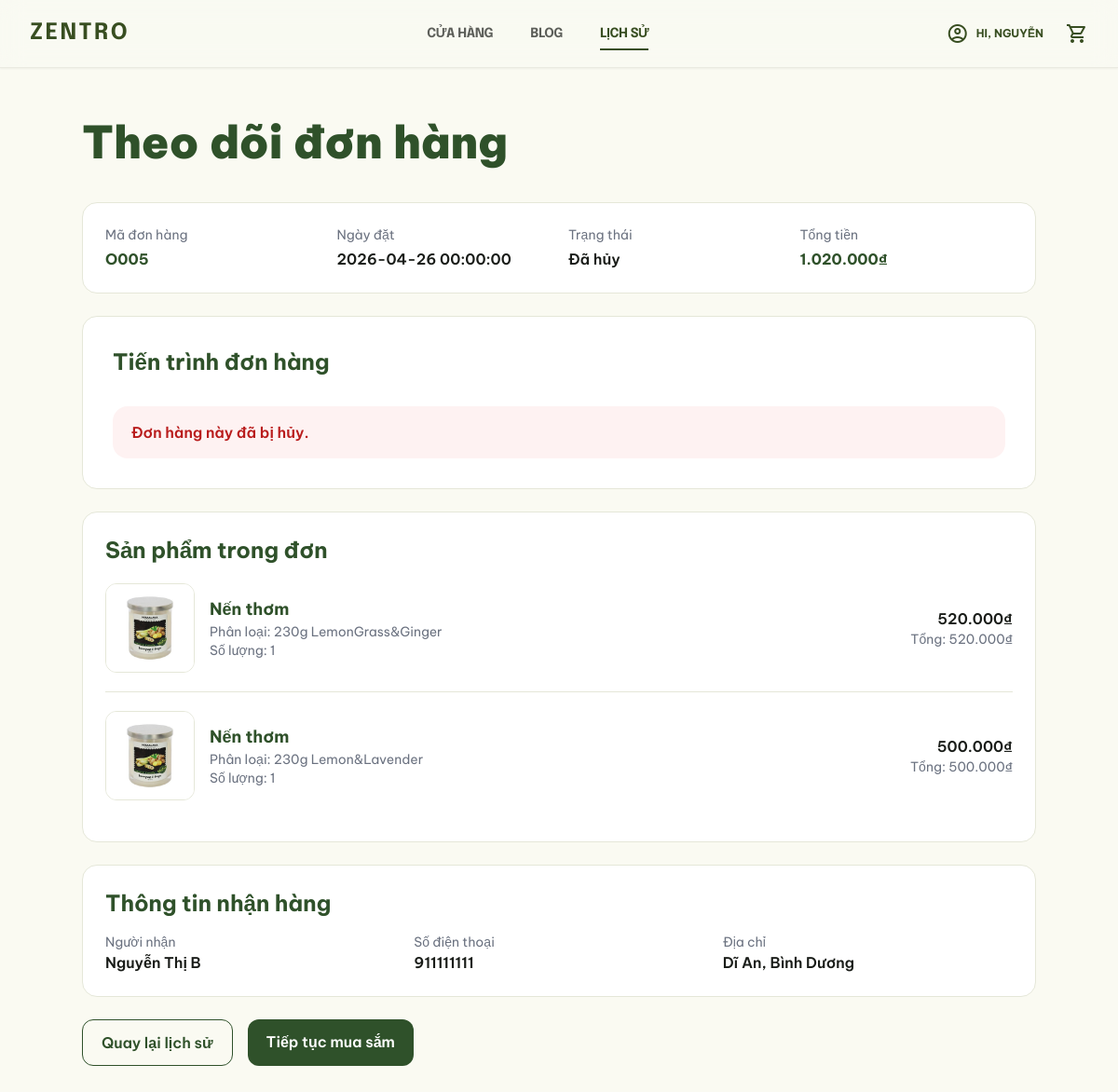
The app's page /index.php?url=order/tracking&id=O005 (signed in) with its own data.
### tables this page shows
CREATE TABLE `donhang` (
  `MaDonHang` varchar(20) NOT NULL,
  `MaNguoiDung` varchar(20) DEFAULT NULL,
  `NgayDat` datetime DEFAULT current_timestamp(),
  `TongTien` decimal(15,2) NOT NULL,
  `TrangThai` varchar(50) DEFAULT 'Chờ Xử Lý',
  `DiaChiGiaoHang` varchar(255) NOT NULL,
  `MaPTTT` varchar(20) DEFAULT NULL,
  `MaPTVC` varchar(20) DEFAULT NULL,
  `MaCode` varchar(20) DEFAULT NULL,
  `MaDiaChi` varchar(20) DEFAULT NULL,
  `TenNguoiNhan` varchar(100) DEFAULT NULL,
  `SDTNguoiNhan` varchar(15) DEFAULT NULL,
  `SoTienGiam` decimal(15,2) DEFAULT 0.00,
  `PhiVanChuyen` decimal(15,2) DEFAULT 0.00,
  `ThanhTienCuoi` decimal(15,2) NOT NULL,
  `DaThongBao` tinyint(1) NOT NULL DEFAULT 0 COMMENT '0 = chưa thông báo, 1 = đã thông báo'
);

CREATE TABLE `chitietdonhang` (
  `MaDonHang` varchar(20) NOT NULL,
  `MaBienThe` varchar(20) NOT NULL,
  `SoLuong` int(11) NOT NULL,
  `DonGia` decimal(15,2) NOT NULL
);

CREATE TABLE `sanpham` (
  `MaSanPham` varchar(20) NOT NULL,
  `TenSanPham` varchar(100) NOT NULL,
  `MaDanhMuc` varchar(20) DEFAULT NULL,
  `MaThuongHieu` varchar(20) DEFAULT NULL,
  `MaVatLieu` varchar(20) DEFAULT NULL,
  `MoTa` text DEFAULT NULL,
  `DiemXanh` int(11) DEFAULT 10,
  `TrangThai` tinyint(1) DEFAULT 1,
  `NguonGoc` varchar(255) DEFAULT NULL,
  `TacDongMoiTruong` text DEFAULT NULL,
  `CoTaiChe` tinyint(1) DEFAULT 0,
  `ThanThienMoiTruong` tinyint(1) DEFAULT 1
);

CREATE TABLE `bienthesanpham` (
  `MaBienThe` varchar(20) NOT NULL,
  `MaSanPham` varchar(20) NOT NULL,
  `KichThuoc` varchar(50) DEFAULT NULL,
  `MauSac` varchar(50) DEFAULT NULL,
  `GiaTien` decimal(15,2) NOT NULL DEFAULT 0.00,
  `SoLuongTon` int(11) DEFAULT 0
);

### app/controllers/OrderController.php (called while the page is built, shortened)
<?php
require_once __DIR__ . '/../models/OrderModel.php';
class OrderController extends Controller
{
    private $orderModel;
    public function __construct()
    {
        $this->orderModel = new OrderModel();
    }
    public function tracking()
    {
        $maDonHang = $_GET['id'] ?? null;
        $order = $this->orderModel->getOrderById($maDonHang, $_SESSION['user_id']);
        $this->view('order/tracking', [
            'title' => 'Theo dõi đơn hàng',
            'order' => $order,
            'helpMessage' => $_SESSION['help_message'] ?? '',
            'reviewMessage' => $_SESSION['review_message'] ?? '',
        ]);
    }
}

### index.php (called while the page is built, shortened)
<?php
require_once __DIR__ . '/core/Database.php';
require_once __DIR__ . '/core/Model.php';
$router = new Router();
$router->dispatch();

### core/Model.php (called while the page is built, shortened)
<?php
class Model
{
    public function __construct()
    {
        $database = new Database();
        $this->db = $database->connect();
    }
}

### core/Database.php (called while the page is built, shortened)
<?php
class Database
{
    private $host = DB_HOST;
    private $port = DB_PORT;
    private $dbname = DB_NAME;
    private $username = DB_USER;
    private $password = DB_PASS;
    private $conn;
    public function connect()
    {
        if ($this->conn == null) {
            try {
                $dsn = "mysql:host={$this->host};port={$this->port};dbname={$this->dbname};charset=utf8mb4";
                $this->conn = new PDO($dsn, $this->username, $this->password);
                $this->conn->setAttribute(PDO::ATTR_ERRMODE, PDO::ERRMODE_EXCEPTION);
                $this->conn->setAttribute(PDO::ATTR_DEFAULT_FETCH_MODE, PDO::FETCH_ASSOC);
            } catch (PDOException $e) {
                die("Kết nối database thất bại: " . $e->getMessage());
            }
        }
        return $this->conn;
    }
}

### app/models/OrderModel.php (called while the page is built, shortened)
<?php
class OrderModel extends Model
{
    public function getOrderById($orderId, $userId)
    {
        $stmt = $this->db->prepare("SELECT * FROM donhang WHERE MaDonHang = ? AND MaNguoiDung = ?");
        $stmt->execute([$orderId, $userId]);
        $order = $stmt->fetch(PDO::FETCH_ASSOC);
        if ($order) {
            $order['items'] = $this->getOrderItems($orderId);
        }
        return $order ?: null;
    }
    public function getOrderItems($orderId)
    {
        $stmt = $this->db->prepare("
            SELECT
                ct.MaDonHang,
                ct.MaBienThe,
                ct.SoLuong,
                ct.DonGia,
                bt.MaSanPham,
                bt.KichThuoc,
                bt.MauSac,
                sp.TenSanPham,
                (
                    SELECT ha.DuongDan
                    FROM hinhanhsanpham ha
                    WHERE ha.MaSanPham = sp.MaSanPham
                    ORDER BY ha.MaHinhAnh ASC
                    LIMIT 1
                ) AS HinhAnh
            FROM chitietdonhang ct
            LEFT JOIN bienthesanpham bt ON ct.MaBienThe = bt.MaBienThe
            LEFT JOIN sanpham sp ON bt.MaSanPham = sp.MaSanPham
            WHERE ct.MaDonHang = ?
            ORDER BY ct.MaBienThe ASC
        ");
        $stmt->execute([$orderId]);
        return $stmt->fetchAll(PDO::FETCH_ASSOC);
    }
}

### app/views/order/tracking.php (the view, shortened to what this page needs)
<?php include __DIR__ . '/../layouts/header.php'; ?>
<?php
    $orderId = $order['MaDonHang'] ?? '';
    $createdAt = $order['NgayDat'] ?? '';
    $status = $order['TrangThai'] ?? 0;
    $total = $order['ThanhTienCuoi'] ?? 0;
    $items = $order['items'] ?? [];
    $receiverName = $order['TenNguoiNhan'] ?? '';
    $receiverPhone = $order['SDTNguoiNhan'] ?? '';
    $receiverAddress = $order['DiaChiGiaoHang'] ?? '';
    $statusMap = [
        0 => 'Chờ xác nhận',
        1 => 'Đang chuẩn bị',
        2 => 'Đang giao',
        3 => 'Hoàn thành',
        4 => 'Đã hủy',
        '0' => 'Chờ xác nhận',
        '1' => 'Đang chuẩn bị',
        '2' => 'Đang giao',
        '3' => 'Hoàn thành',
        '4' => 'Đã hủy',
    ];
    $statusText = $statusMap[$status] ?? 'Không xác định';
?>
<main class="min-h-screen bg-[#FAFAF2] px-8 py-14">
    <section class="max-w-5xl mx-auto">
        <h1 class="text-4xl md:text-5xl font-black text-[#2F512A] mb-10">
            Theo dõi đơn hàng
        </h1>
        <?php if (empty($order)): ?>
            <div class="bg-white rounded-2xl border border-[#E5E7D8] p-8">
                <p class="text-lg text-gray-700 mb-4">
                    Chưa có đơn hàng để theo dõi.
                </p>
                <a href="?url=product"
                   class="inline-block px-6 py-3 rounded-xl bg-[#2F512A] text-white font-semibold">
                    Tiếp tục mua sắm
                </a>
            </div>
        <?php else: ?>
            <div class="bg-white rounded-2xl border border-[#E5E7D8] p-6 mb-6">
                <div class="grid grid-cols-1 md:grid-cols-4 gap-5">
                    <div>
                        <p class="text-sm text-gray-500 mb-1">Mã đơn hàng</p>
                        <p class="font-bold text-[#2F512A]">
                            <?= htmlspecialchars($orderId) ?>
                        </p>
                    </div>
                    <div>
                        <p class="text-sm text-gray-500 mb-1">Ngày đặt</p>
                        <p class="font-semibold">
                            <?= htmlspecialchars($createdAt) ?>
                        </p>
                    </div>
                    <div>
                        <p class="text-sm text-gray-500 mb-1">Trạng thái</p>
                        <p class="font-semibold">
                            <?= htmlspecialchars($statusText) ?>
                        </p>
                    </div>
                    <div>
                        <p class="text-sm text-gray-500 mb-1">Tổng tiền</p>
                        <p class="font-bold text-[#2F512A]">
                            <?= number_format((float)$total, 0, ',', '.') ?>₫
                        </p>
                    </div>
                </div>
            </div>
            <div class="bg-white rounded-2xl border border-[#E5E7D8] p-8 mb-6">
                <h2 class="text-2xl font-bold text-[#2F512A] mb-8">
                    Tiến trình đơn hàng
                </h2>
                <?php if ((int)$status === 4): ?>
                    <div class="rounded-2xl bg-red-50 text-red-700 px-5 py-4 font-semibold">
                        Đơn hàng này đã bị hủy.
                    </div>
                <?php endif; ?>
            </div>
            <div class="bg-white rounded-2xl border border-[#E5E7D8] p-6 mb-6">
                <h2 class="text-2xl font-bold text-[#2F512A] mb-5">
                    Sản phẩm trong đơn
                </h2>
                <?php if (empty($items)): ?>
                    <p class="text-gray-600">
                        Chưa có chi tiết sản phẩm cho đơn hàng này.
                    </p>
                <?php else: ?>
                    <div class="space-y-5">
                        <?php foreach ($items as $item): ?>
                            <?php
                                $productName = $item['TenSanPham'] ?? 'Sản phẩm';
                                $variantText = trim(($item['KichThuoc'] ?? '') . ' ' . ($item['MauSac'] ?? ''));
                                $quantity = (int)($item['SoLuong'] ?? 0);
                                $price = (float)($item['DonGia'] ?? 0);
                                $image = $item['HinhAnh'] ?? '';
                                if (!empty($image)) {
                                    $imageUrl = str_starts_with($image, 'public/')
                                        ? BASE_URL . ltrim($image, '/')
                                        : BASE_URL . 'public/images/Products/' . basename($image);
                                } else {
                                    $imageUrl = '';
                                }
                            ?>
                            <div class="flex items-center gap-4 border-b border-[#E5E7D8] pb-5 last:border-b-0">
                                <?php if (!empty($imageUrl)): ?>
                                    <img src="<?= htmlspecialchars($imageUrl) ?>"
                                         alt="<?= htmlspecialchars($productName) ?>"
                                         class="w-24 h-24 rounded-xl object-cover border border-[#E5E7D8]">
                                <?php else: ?>
                                    <div class="w-24 h-24 rounded-xl bg-[#EEF1E7] flex items-center justify-center text-xs text-gray-500">
                                        No image
                                    </div>
                                <?php endif; ?>
                                <div class="flex-1">
                                    <p class="font-bold text-[#2F512A] text-lg">
                                        <?= htmlspecialchars($productName) ?>
                                    </p>
                                    <?php if (!empty($variantText)): ?>
                                        <p class="text-sm text-gray-500">
                                            Phân loại: <?= htmlspecialchars($variantText) ?>
                                        </p>
                                    <?php endif; ?>
                                    <p class="text-sm text-gray-500">
                                        Số lượng: <?= $quantity ?>
                                    </p>
                                </div>
                                <div class="text-right">
                                    <p class="font-semibold">
                                        <?= number_format($price, 0, ',', '.') ?>₫
                                    </p>
                                    <p class="text-sm text-gray-500">
                                        Tổng: <?= number_format($price * $quantity, 0, ',', '.') ?>₫
                                    </p>
                                </div>
                            </div>
                        <?php endforeach; ?>
                    </div>
                <?php endif; ?>
            </div>
            <div class="bg-white rounded-2xl border border-[#E5E7D8] p-6 mb-6">
                <h2 class="text-2xl font-bold text-[#2F512A] mb-4">
                    Thông tin nhận hàng
                </h2>
                <div class="grid grid-cols-1 md:grid-cols-3 gap-5">
                    <div>
                        <p class="text-sm text-gray-500">Người nhận</p>
                        <p class="font-semibold">
                            <?= htmlspecialchars($receiverName ?: 'Chưa có thông tin') ?>
                        </p>
                    </div>
                    <div>
                        <p class="text-sm text-gray-500">Số điện thoại</p>
                        <p class="font-semibold">
                            <?= htmlspecialchars($receiverPhone ?: 'Chưa có thông tin') ?>
                        </p>
                    </div>
                    <div>
                        <p class="text-sm text-gray-500">Địa chỉ</p>
                        <p class="font-semibold">
                            <?= htmlspecialchars($receiverAddress ?: 'Chưa có thông tin') ?>
                        </p>
                    </div>
                </div>
            </div>
            <div class="flex flex-wrap gap-4">
                <a href="?url=order/history"
                   class="px-5 py-3 rounded-xl border border-[#2F512A] text-[#2F512A] font-semibold">
                    Quay lại lịch sử
                </a>
                <a href="?url=product"
                   class="px-5 py-3 rounded-xl bg-[#2F512A] text-white font-semibold">
                    Tiếp tục mua sắm
                </a>
            </div>
        <?php endif; ?>
    </section>
</main>

### records on screen
donhang: MaDonHang "O005", NgayDat "2026-04-26 00:00:00", TrangThai "Đã hủy", ThanhTienCuoi "1.020.000", TenNguoiNhan "Nguyễn Thị B", SDTNguoiNhan "911111111", DiaChiGiaoHang "Dĩ An, Bình Dương"
chitietdonhang: sanpham.TenSanPham "Nến thơm", MaBienThe.MauSac "230g LemonGrass&Ginger", SoLuong "1", DonGia "520.000", $price * $quantity "520.000"
chitietdonhang: sanpham.TenSanPham "Nến thơm", MaBienThe.MauSac "230g Lemon&Lavender", SoLuong "1", DonGia "500.000", $price * $quantity "500.000"

### other values on screen
$item['label'] "CỬA HÀNG"
$item['label'] "BLOG"
$item['label'] "LỊCH SỬ"
explode(' ', $_SESSION['user_name'] ?? 'User')[0] "NGUYỄN"
